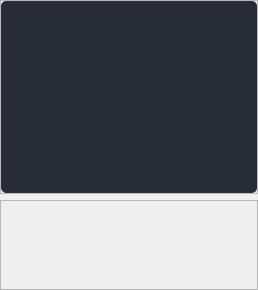
                                          <widget class="QWidget" name="page_view_branch_table">
                                           <layout class="QVBoxLayout" name="verticalLayout_54">
                                            <property name="leftMargin">
                                             <number>0</number>
                                            </property>
                                            <property name="topMargin">
                                             <number>0</number>
                                            </property>
                                            <property name="rightMargin">
                                             <number>0</number>
                                            </property>
                                            <property name="bottomMargin">
                                             <number>0</number>
                                            </property>
                                            <item>
                                             <widget class="QFrame" name="table_area_4">
                                              <property name="frameShape">
                                               <enum>QFrame::StyledPanel</enum>
                                              </property>
                                              <property name="frameShadow">
                                               <enum>QFrame::Raised</enum>
                                              </property>
                                              <layout class="QVBoxLayout" name="verticalLayout_55">
                                               <property name="spacing">
                                                <number>0</number>
                                               </property>
                                               <property name="leftMargin">
                                                <number>0</number>
                                               </property>
                                               <property name="topMargin">
                                                <number>0</number>
                                               </property>
                                               <property name="rightMargin">
                                                <number>0</number>
                                               </property>
                                               <property name="bottomMargin">
                                                <number>0</number>
                                               </property>
                                               <item>
                                                <widget class="QTableWidget" name="view_branch_table">
                                                 <property name="styleSheet">
                                                  <string notr="true">QTableWidget {	
	background-color: rgb(39, 44, 54);
	padding: 10px;
	border-radius: 5px;
	gridline-color: rgb(44, 49, 60);
	border-bottom: 1px solid rgb(44, 49, 60);
}
QTableWidget::item{
	border-color: rgb(44, 49, 60);
	padding-left: 5px;
	padding-right: 5px;
	gridline-color: rgb(44, 49, 60);
}
QTableWidget::item:selected{
	background-color: rgb(85, 170, 255);
}
QScrollBar:horizontal {
    border: none;
    background: rgb(52, 59, 72);
    height: 14px;
    margin: 0px 21px 0 21px;
	border-radius: 0px;
}
 QScrollBar:vertical {
	border: none;
    background: rgb(52, 59, 72);
    width: 14px;
    margin: 21px 0 21px 0;
	border-radius: 0px;
 }
QHeaderView::section{
	Background-color: rgb(39, 44, 54);
	max-width: 30px;
	border: 1px solid rgb(44, 49, 60);
	border-style: none;
    border-bottom: 1px solid rgb(44, 49, 60);
    border-right: 1px solid rgb(44, 49, 60);
}
QTableWidget::horizontalHeader {	
	background-color: rgb(81, 255, 0);
}
QHeaderView::section:horizontal
{
    border: 1px solid rgb(32, 34, 42);
	background-color: rgb(27, 29, 35);
	padding: 3px;
	border-top-left-radius: 7px;
    border-top-right-radius: 7px;
}
QHeaderView::section:vertical
{
    border: 1px solid rgb(44, 49, 60);
}
</string>
                                                 </property>
                                                </widget>
                                               </item>
                                              </layout>
                                             </widget>
                                            </item>
                                            <item>
                                             <widget class="QFrame" name="btn_area_4">
                                              <property name="minimumSize">
                                               <size>
                                                <width>0</width>
                                                <height>90</height>
                                               </size>
                                              </property>
                                              <property name="maximumSize">
                                               <size>
                                                <width>16777215</width>
                                                <height>90</height>
                                               </size>
                                              </property>
                                              <property name="frameShape">
                                               <enum>QFrame::StyledPanel</enum>
                                              </property>
                                              <property name="frameShadow">
                                               <enum>QFrame::Raised</enum>
                                              </property>
                                              <layout class="QVBoxLayout" name="verticalLayout_56">
                                               <property name="spacing">
                                                <number>0</number>
                                               </property>
                                               <property name="leftMargin">
                                                <number>0</number>
                                               </property>
                                               <property name="topMargin">
                                                <number>0</number>
                                               </property>
                                               <property name="rightMargin">
                                                <number>0</number>
                                               </property>
                                               <property name="bottomMargin">
                                                <number>0</number>
                                               </property>
                                              </layout>
                                             </widget>
                                            </item>
                                           </layout>
                                          </widget>
